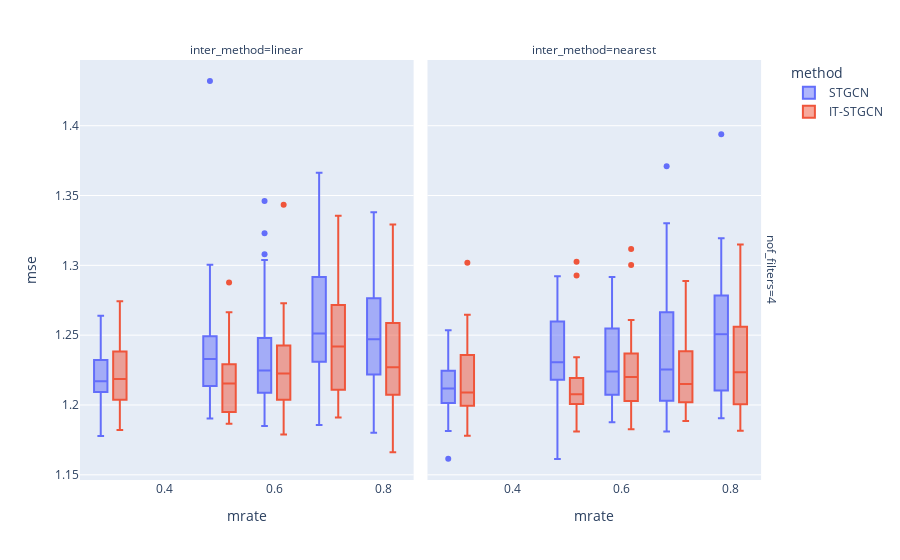

Notebook cell for this chart:
### Markdown cell above
## Random

### Code cell
data.query("method!='GNAR' and mtype =='rand'").plot.box(backend='plotly',x='mrate',color='method',y='mse',facet_col='inter_method',facet_row='nof_filters',height=600)

### Figure 1 — Plotly figure (JSON) as saved in the notebook; plotly's stock layout.template omitted (floating-point values rounded to 4 significant figures; data arrays with more than 128 entries replaced by an {"elided": "..."} marker saying what was removed)
{"data": [{"alignmentgroup": "True", "hovertemplate": "method=STGCN<br>nof_filters=4<br>inter_method=linear<br>mrate=%{x}<br>mse=%{y}<extra></extra>", "legendgroup": "STGCN", "marker": {"color": "#636efa"}, "name": "STGCN", "notched": false, "offsetgroup": "STGCN", "orientation": "v", "showlegend": true, "type": "box", "x": {"elided": "150 float values"}, "x0": " ", "xaxis": "x", "y": {"elided": "150 float values"}, "y0": " ", "yaxis": "y"}, {"alignmentgroup": "True", "hovertemplate": "method=STGCN<br>nof_filters=4<br>inter_method=nearest<br>mrate=%{x}<br>mse=%{y}<extra></extra>", "legendgroup": "STGCN", "marker": {"color": "#636efa"}, "name": "STGCN", "notched": false, "offsetgroup": "STGCN", "orientation": "v", "showlegend": false, "type": "box", "x": {"elided": "150 float values"}, "x0": " ", "xaxis": "x2", "y": {"elided": "150 float values"}, "y0": " ", "yaxis": "y2"}, {"alignmentgroup": "True", "hovertemplate": "method=IT-STGCN<br>nof_filters=4<br>inter_method=linear<br>mrate=%{x}<br>mse=%{y}<extra></extra>", "legendgroup": "IT-STGCN", "marker": {"color": "#EF553B"}, "name": "IT-STGCN", "notched": false, "offsetgroup": "IT-STGCN", "orientation": "v", "showlegend": true, "type": "box", "x": {"elided": "150 float values"}, "x0": " ", "xaxis": "x", "y": {"elided": "150 float values"}, "y0": " ", "yaxis": "y"}, {"alignmentgroup": "True", "hovertemplate": "method=IT-STGCN<br>nof_filters=4<br>inter_method=nearest<br>mrate=%{x}<br>mse=%{y}<extra></extra>", "legendgroup": "IT-STGCN", "marker": {"color": "#EF553B"}, "name": "IT-STGCN", "notched": false, "offsetgroup": "IT-STGCN", "orientation": "v", "showlegend": false, "type": "box", "x": {"elided": "150 float values"}, "x0": " ", "xaxis": "x2", "y": {"elided": "150 float values"}, "y0": " ", "yaxis": "y2"}], "layout": {"annotations": [{"font": {}, "showarrow": false, "text": "inter_method=linear", "x": 0.24, "xanchor": "center", "xref": "paper", "y": 1, "yanchor": "bottom", "yref": "paper"}, {"font": {}, "showarrow": false, "text": "inter_method=nearest", "x": 0.74, "xanchor": "center", "xref": "paper", "y": 1, "yanchor": "bottom", "yref": "paper"}, {"font": {}, "showarrow": false, "text": "nof_filters=4", "textangle": 90, "x": 0.98, "xanchor": "left", "xref": "paper", "y": 0.5, "yanchor": "middle", "yref": "paper"}], "autosize": true, "boxmode": "group", "legend": {"title": {"text": "method"}, "tracegroupgap": 0}, "margin": {"t": 60}, "xaxis": {"anchor": "y", "autorange": true, "domain": [0, 0.48], "range": [0.2478, 0.8522], "title": {"text": "mrate"}, "type": "linear"}, "xaxis2": {"anchor": "y2", "autorange": true, "domain": [0.5, 0.98], "matches": "x", "range": [0.2478, 0.8522], "title": {"text": "mrate"}, "type": "linear"}, "yaxis": {"anchor": "x", "autorange": true, "domain": [0, 1], "range": [1.146, 1.447], "title": {"text": "mse"}, "type": "linear"}, "yaxis2": {"anchor": "x2", "autorange": true, "domain": [0, 1], "matches": "y", "range": [1.146, 1.447], "showticklabels": false, "type": "linear"}}}
